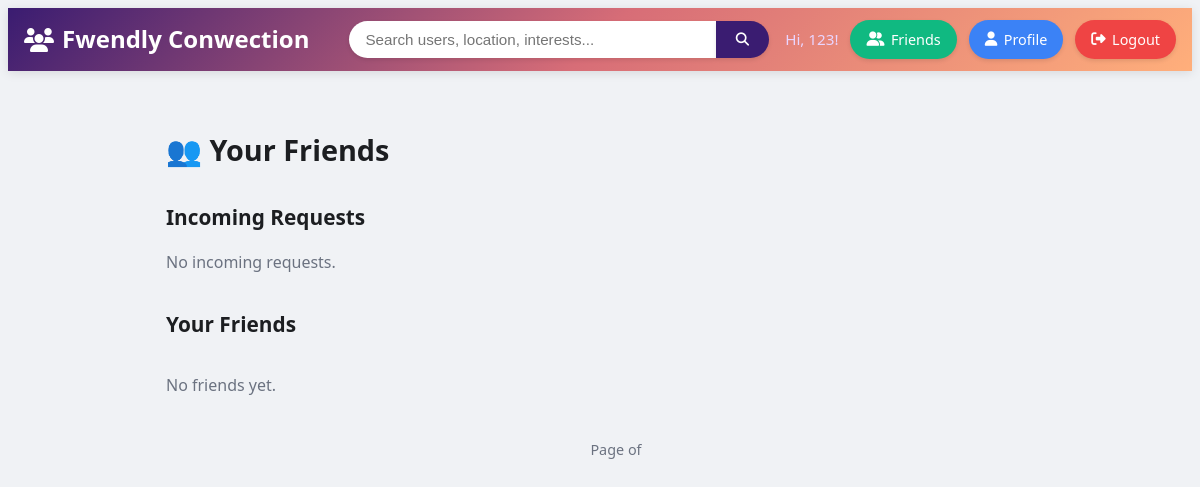
/friends/ (signed in), run on an earlier commit of the app's database.
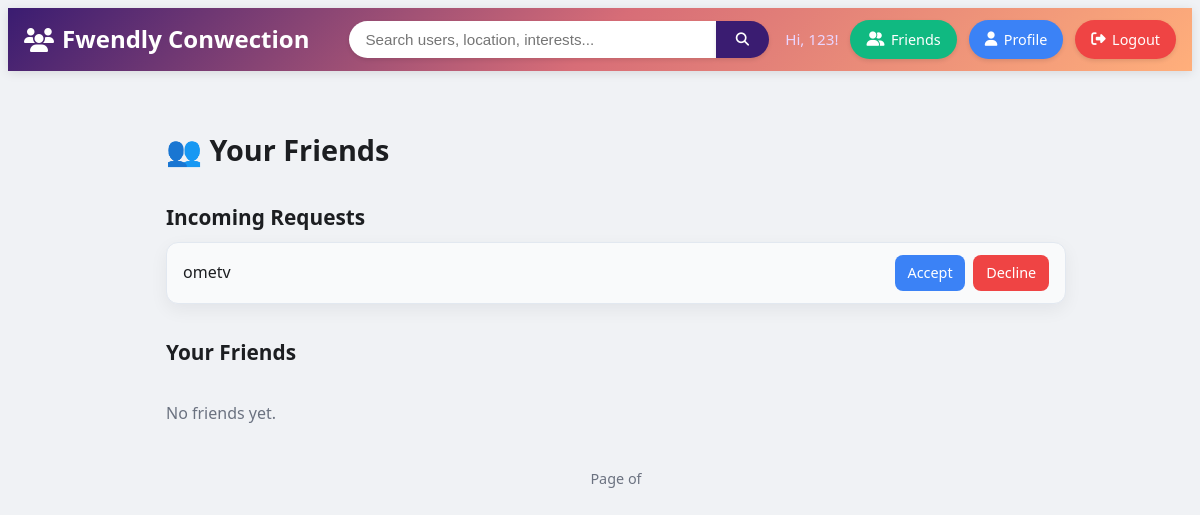
And on a later commit of the database.
### accounts/models.py (models this page shows, shortened)
class FriendRequest(models.Model):
    from_user = models.ForeignKey(
        User, related_name="friend_requests_sent", on_delete=models.CASCADE
    )
    to_user = models.ForeignKey(
        User, related_name="friend_requests_received", on_delete=models.CASCADE
    )
    created_at = models.DateTimeField(auto_now_add=True)
    accepted = models.BooleanField(default=False)
    class Meta:
        unique_together = ("from_user", "to_user")

### friends/views.py (the view, shortened to what this page needs)
# urls.py: path('', views.friends_list, name='friends_list'),
def friends_list(request):
    user_profile = request.user.profile
    friends_qs = user_profile.friends.all().order_by('user__username')
    paginator = Paginator(friends_qs, 8)
    page_number = request.GET.get('page')
    page_obj = paginator.get_page(page_number)
    incoming = FriendRequest.objects.filter(to_user=request.user)
    outgoing = FriendRequest.objects.filter(from_user=request.user)
    friends_data = []
    return render(request, 'friends/friends_list.html', {
        'page_obj': friends_data,
        'incoming': incoming,
        'outgoing': outgoing
    })

### templates/friends/friends_list.html (shortened to what this page needs)
{% extends 'base.html' %}
{% block content %}
<div class="container" style="max-width:900px;margin:2rem auto;">
  <h2 style="font-size:1.8rem;font-weight:700;margin-bottom:1rem;">👥 Your Friends</h2>
  <section style="margin-bottom:2rem;">
    <h4 style="font-size:1.3rem;font-weight:600;margin-bottom:0.5rem;">Incoming Requests</h4>
    {% for r in incoming %}
      <div class="card"
           style="display:flex;justify-content:space-between;align-items:center;
                  padding:0.75rem 1rem;margin-bottom:0.5rem;
                  border:1px solid #e2e8f0;border-radius:0.75rem;
                  background:#f9fafb;">
        <div style="font-weight:500;">{{ r.from_user.username }}</div>
        <div style="display:flex;gap:0.5rem;">
          <a href="{% url 'accept_request' r.id %}"
             style="background:#3b82f6;color:white;padding:0.4rem 0.8rem;
                    border-radius:0.5rem;text-decoration:none;font-size:0.9rem;">
            Accept
          </a>
          <a href="{% url 'decline_request' r.id %}"
             style="background:#ef4444;color:white;padding:0.4rem 0.8rem;
                    border-radius:0.5rem;text-decoration:none;font-size:0.9rem;">
            Decline
          </a>
        </div>
      </div>
    {% empty %}
      <p style="color:#6b7280;">No incoming requests.</p>
    {% endfor %}
  </section>
  <section>
    <h4 style="font-size:1.3rem;font-weight:600;margin-bottom:1rem;">Your Friends</h4>
    <div class="grid" style="display:grid;grid-template-columns:repeat(auto-fill,minmax(250px,1fr));gap:1rem;">
      {% for p in page_obj %}
        <div class="card"
             style="padding:1rem;border:1px solid #e5e7eb;border-radius:1rem;
                    background:white;box-shadow:0 1px 3px rgba(0,0,0,0.08);">
          <div style="display:flex;align-items:center;gap:1rem;">
            {% if p.user.profile.photo %}
              <img src="{{ p.user.profile.photo.url }}"
                   alt="avatar"
                   style="width:50px;height:50px;object-fit:cover;border-radius:50%;">
            {% else %}
              <img src="/static/default-avatar.png"
                   alt="avatar"
                   style="width:50px;height:50px;object-fit:cover;border-radius:50%;">
            {% endif %}
            <div>
              <div style="font-weight:600;">{{ p.user.username }}</div>
              <div style="color:#6b7280;font-size:0.85rem;">{{ p.location }}</div>
            </div>
          </div>
          <div style="margin-top:0.75rem;display:flex;gap:0.5rem; flex-wrap:wrap;">
            <a href="{% url 'profile_view_user' p.user.username %}"
               style="flex:1;text-align:center;background:#3b82f6;color:white;
                      padding:0.4rem 0.8rem;border-radius:0.5rem;text-decoration:none;">
              View
            </a>
            {% if not p.user == request.user %}
              {% if p.is_friend %}
                <a href="{% url 'remove_friend' p.user.id %}"
                   style="flex:1;text-align:center;background:#ef4444;color:white;
                          padding:0.4rem 0.8rem;border-radius:0.5rem;text-decoration:none;">
                  Remove
                </a>
              {% elif not p.has_incoming_request and not p.has_outgoing_request %}
                <a href="{% url 'friend_add' p.user.id %}"
                   style="flex:1;text-align:center;background:#10b981;color:white;
                          padding:0.4rem 0.8rem;border-radius:0.5rem;text-decoration:none;">
                  Add Friend
                </a>
              {% endif %}
            {% endif %}
          </div>
        </div>
      {% empty %}
        <p style="color:#6b7280;">No friends yet.</p>
      {% endfor %}
    </div>
    <div style="margin-top:1.5rem;display:flex;justify-content:center;align-items:center;gap:1rem;">
      <div style="font-size:0.9rem;color:#6b7280;">
        Page {{ page_obj.number }} of {{ page_obj.paginator.num_pages }}
      </div>
    </div>
  </section>
</div>
{% endblock %}

What changed in the data, as far as the page shows it:
added FriendRequest: from_user.username "ometv"
Also different on the page:
text no longer shown: "No incoming requests."
